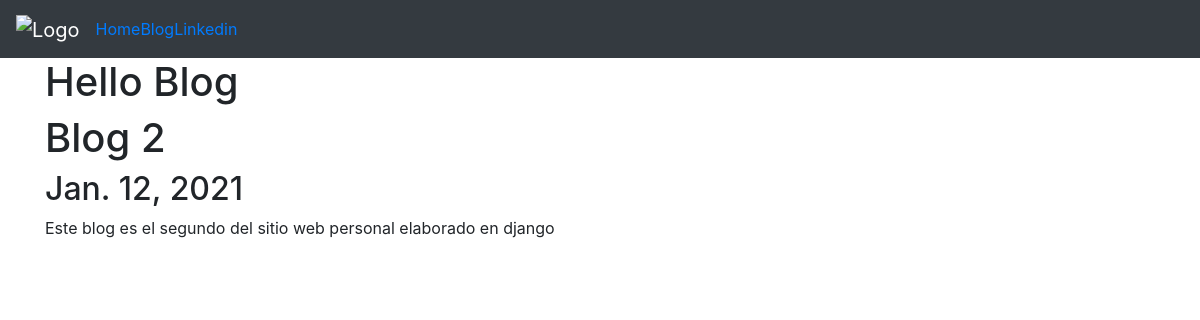
The app's page /blog/2/ with its own data.
### blog/models.py (models this page shows, shortened)
class Blog(models.Model):
    title = models.CharField(max_length = 50)
    date = models.DateField()
    description = models.TextField(max_length = 500)

### blog/views.py (the view)
# urls.py: path('<int:blog_id>/', views.detail, name = "detail"),
def detail(request, blog_id):
    blog = get_object_or_404(Blog, pk = blog_id )
    return render(request,"blog/detail.html",{"blog": blog})

### blog/templates/blog/detail.html (shortened to what this page needs)
{% extends 'portfolio/base.html' %}
{% block content %}
<div class="row">
    <div class="col">
        <h1>Hello Blog</h1>
        <h1>{{ blog.title }}</h1>
        <h2>{{ blog.date }}</h2>
        <p>{{ blog.description }}</p>
    </div>
</div>
{% endblock %}

### records on screen
Blog: title "Blog 2", date "Jan. 12, 2021", description "Este blog es el segundo del sitio web personal elaborado en django"
